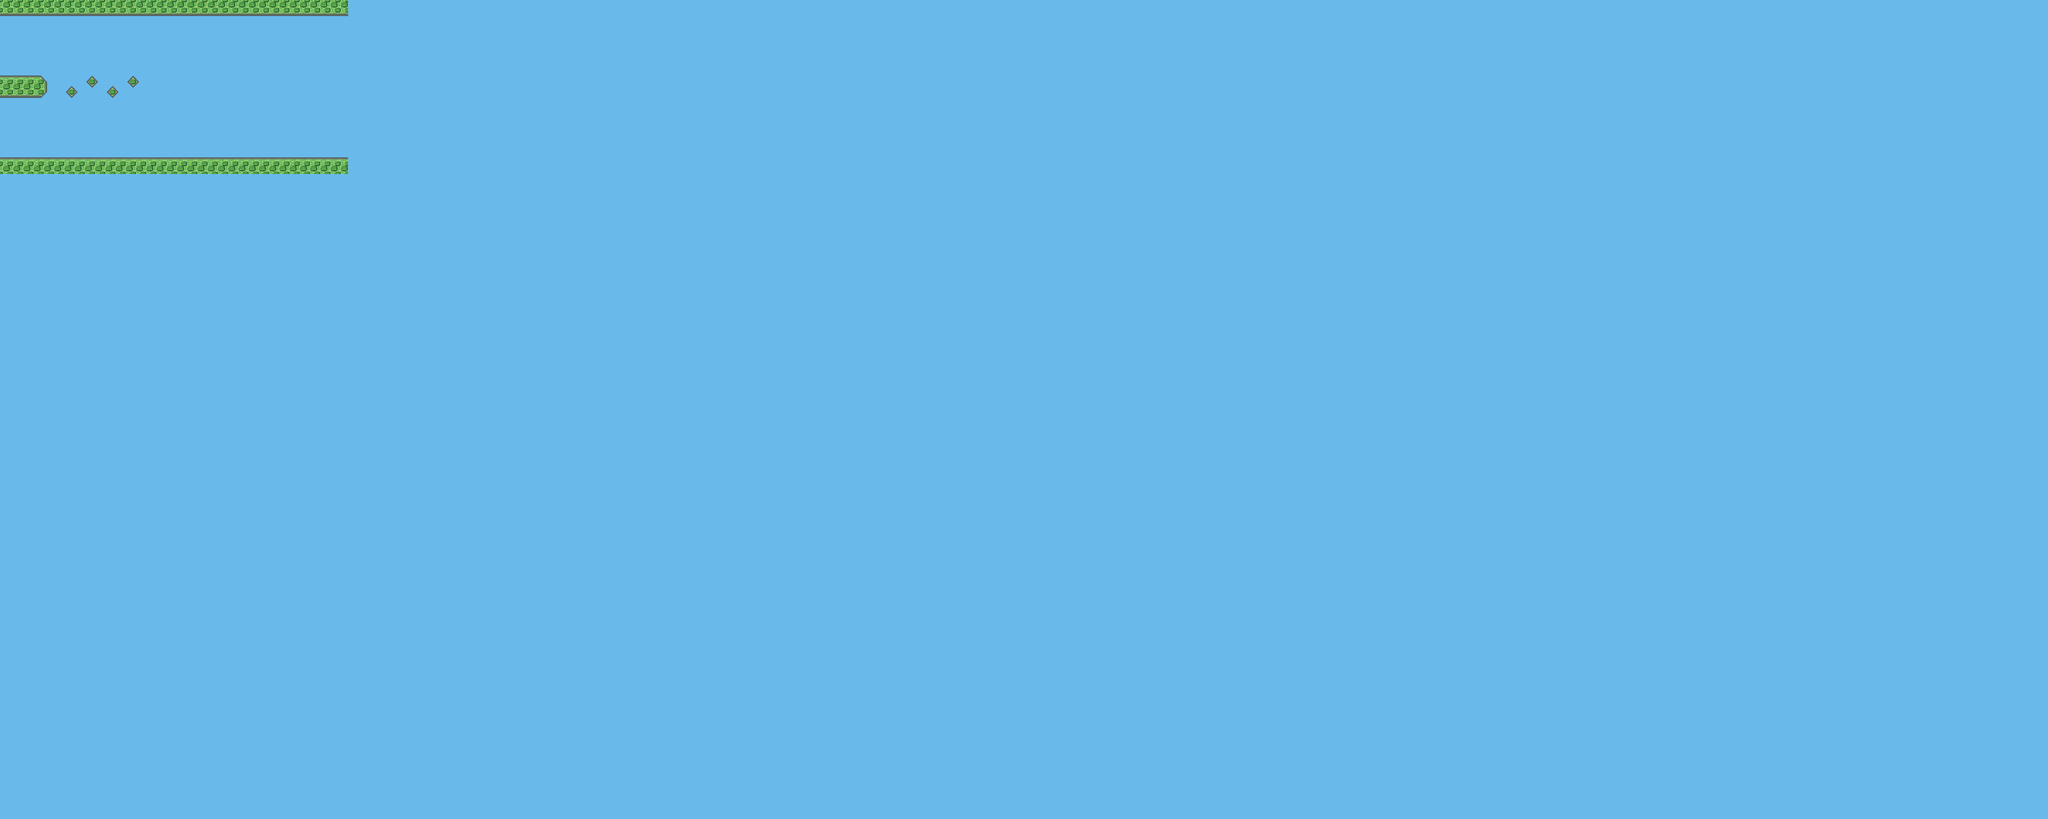

Tiled map render using the project's own tile images. Description and the map definition, with tile-layer contents summarised, below:
An orthogonal 200x80 tile map with 32x32 px tiles, 1 tile layer (map_2).

<map version="1.0" orientation="orthogonal" width="200" height="80" tilewidth="32" tileheight="32">
 <tileset firstgid="1" name="map_2" tilewidth="32" tileheight="32">
  <image source="map.png" width="160" height="128" />
 </tileset>
 <layer name="map_2" width="200" height="80">
  <data>[16000 cells, 16000 non-empty, 9 distinct tile ids]</data>
 </layer>
</map>
